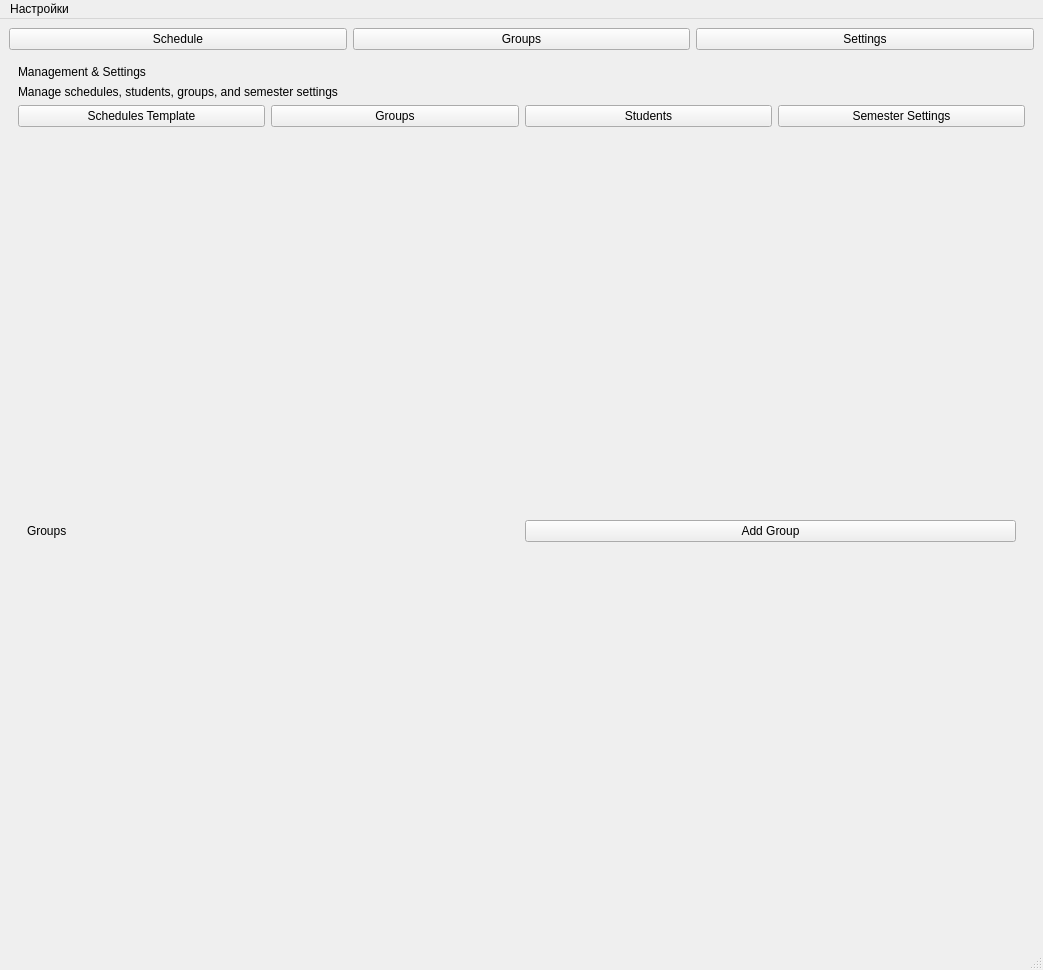
<?xml version="1.0" encoding="UTF-8"?>
<ui version="4.0">
 <class>MainWindow</class>
 <widget class="QMainWindow" name="MainWindow">
  <property name="geometry">
   <rect>
    <x>0</x>
    <y>0</y>
    <width>1043</width>
    <height>970</height>
   </rect>
  </property>
  <property name="windowTitle">
   <string>MainWindow</string>
  </property>
  <widget class="QWidget" name="sourceWidget">
   <layout class="QVBoxLayout" name="verticalLayout_2">
    <item>
     <layout class="QVBoxLayout" name="mainLayout">
      <item>
       <layout class="QHBoxLayout" name="mainButtons">
        <item>
         <widget class="QPushButton" name="mainButtonSchedule">
          <property name="text">
           <string>Schedule</string>
          </property>
         </widget>
        </item>
        <item>
         <widget class="QPushButton" name="mainButtonGroups">
          <property name="text">
           <string>Groups</string>
          </property>
         </widget>
        </item>
        <item>
         <widget class="QPushButton" name="mainButtonSettings">
          <property name="text">
           <string>Settings</string>
          </property>
         </widget>
        </item>
       </layout>
      </item>
      <item>
       <widget class="QStackedWidget" name="mainWidget">
        <property name="currentIndex">
         <number>2</number>
        </property>
        <widget class="QWidget" name="pageSchedule">
         <layout class="QVBoxLayout" name="verticalLayout_3">
          <item>
           <layout class="QVBoxLayout" name="mainSchedule">
            <item>
             <layout class="QHBoxLayout" name="scheduleDate">
              <item>
               <layout class="QHBoxLayout" name="scheduleDateButton">
                <item>
                 <widget class="QPushButton" name="scheduleDateButtonLeft">
                  <property name="text">
                   <string>&lt;</string>
                  </property>
                 </widget>
                </item>
                <item>
                 <widget class="QPushButton" name="scheduleDateButtonToday">
                  <property name="text">
                   <string>Today</string>
                  </property>
                 </widget>
                </item>
                <item>
                 <widget class="QPushButton" name="scheduleDateButtonRight">
                  <property name="text">
                   <string>&gt;</string>
                  </property>
                 </widget>
                </item>
               </layout>
              </item>
              <item>
               <layout class="QHBoxLayout" name="scheduleDateLabels">
                <item>
                 <layout class="QVBoxLayout" name="scheduleDateLabelsDate">
                  <item>
                   <widget class="QLabel" name="scheduleDateLabelsDateLabelWeek">
                    <property name="text">
                     <string>Week</string>
                    </property>
                   </widget>
                  </item>
                  <item>
                   <widget class="QLabel" name="scheduleDateLabelsDateLabelDate">
                    <property name="text">
                     <string>xx/xx/xxxx - xx/xx/xxxx.</string>
                    </property>
                   </widget>
                  </item>
                 </layout>
                </item>
                <item>
                 <layout class="QVBoxLayout" name="scheduleDateLabelsOddity">
                  <item>
                   <widget class="QLabel" name="scheduleDateLabelsOddityLabel">
                    <property name="text">
                     <string>Odd? Week</string>
                    </property>
                   </widget>
                  </item>
                 </layout>
                </item>
               </layout>
              </item>
             </layout>
            </item>
            <item>
             <layout class="QVBoxLayout" name="scheduleLessons">
              <item>
               <layout class="QGridLayout" name="scheduleLessonsLesson">
                <item row="0" column="5">
                 <widget class="QLabel" name="scheduleLessonsLessonMonday">
                  <property name="text">
                   <string>Friday</string>
                  </property>
                 </widget>
                </item>
                <item row="0" column="4">
                 <widget class="QLabel" name="scheduleLessonLabelThursday">
                  <property name="text">
                   <string>Thursday</string>
                  </property>
                 </widget>
                </item>
                <item row="0" column="7">
                 <widget class="QLabel" name="scheduleLessonLabelSunday">
                  <property name="text">
                   <string>Sunday</string>
                  </property>
                 </widget>
                </item>
                <item row="0" column="1">
                 <widget class="QLabel" name="scheduleLessonLabelMonday">
                  <property name="text">
                   <string>Monday</string>
                  </property>
                 </widget>
                </item>
                <item row="0" column="2">
                 <widget class="QLabel" name="scheduleLessonLabelTuesday">
                  <property name="text">
                   <string>Tuesday</string>
                  </property>
                 </widget>
                </item>
                <item row="0" column="6">
                 <widget class="QLabel" name="scheduleLessonLabelSaturday">
                  <property name="text">
                   <string>Saturday</string>
                  </property>
                 </widget>
                </item>
                <item row="0" column="3">
                 <widget class="QLabel" name="scheduleLessonLabelWednessday">
                  <property name="text">
                   <string>Wednessday</string>
                  </property>
                 </widget>
                </item>
               </layout>
              </item>
             </layout>
            </item>
           </layout>
          </item>
         </layout>
        </widget>
        <widget class="QWidget" name="pageGroups">
         <layout class="QVBoxLayout" name="verticalLayout_11">
          <item>
           <layout class="QVBoxLayout" name="mainGroups">
            <item>
             <layout class="QVBoxLayout" name="groupsTips">
              <item>
               <widget class="QLabel" name="groupsTip1">
                <property name="text">
                 <string>All Groups</string>
                </property>
               </widget>
              </item>
              <item>
               <widget class="QLabel" name="groupsTip2">
                <property name="text">
                 <string>Click on a group to view detailed information</string>
                </property>
               </widget>
              </item>
             </layout>
            </item>
            <item>
             <layout class="QFormLayout" name="groupsFreeSpace"/>
            </item>
           </layout>
          </item>
         </layout>
        </widget>
        <widget class="QWidget" name="pageSettings">
         <layout class="QVBoxLayout" name="verticalLayout_12">
          <item>
           <layout class="QVBoxLayout" name="mainSettings">
            <item>
             <layout class="QVBoxLayout" name="settingsCurrent">
              <item>
               <widget class="QLabel" name="settingsCurrentLabelTip1">
                <property name="text">
                 <string>Management &amp; Settings</string>
                </property>
               </widget>
              </item>
              <item>
               <widget class="QLabel" name="settingsCurrentLabelTip2">
                <property name="text">
                 <string>Manage schedules, students, groups, and semester settings</string>
                </property>
               </widget>
              </item>
             </layout>
            </item>
           </layout>
          </item>
          <item>
           <layout class="QVBoxLayout" name="settingsAlternative">
            <item>
             <layout class="QHBoxLayout" name="settingsAlternativeAction">
              <item>
               <widget class="QPushButton" name="settingsAlternativeButtonSchedule">
                <property name="text">
                 <string>Schedules Template</string>
                </property>
               </widget>
              </item>
              <item>
               <widget class="QPushButton" name="settingsAlternativeButtonGroups">
                <property name="text">
                 <string>Groups</string>
                </property>
               </widget>
              </item>
              <item>
               <widget class="QPushButton" name="settingsAlternativeButtonStudents">
                <property name="text">
                 <string>Students</string>
                </property>
               </widget>
              </item>
              <item>
               <widget class="QPushButton" name="settingsAlternativeButtonSemester">
                <property name="text">
                 <string>Semester Settings</string>
                </property>
               </widget>
              </item>
             </layout>
            </item>
            <item>
             <widget class="QStackedWidget" name="settingsWidget">
              <property name="currentIndex">
               <number>1</number>
              </property>
              <widget class="QWidget" name="pageSettingsSchedule">
               <layout class="QVBoxLayout" name="verticalLayout_15">
                <item>
                 <layout class="QVBoxLayout" name="settingsScheduleMain">
                  <item>
                   <layout class="QHBoxLayout" name="settingsScheduleChange">
                    <item>
                     <layout class="QVBoxLayout" name="settingsScheduleChangeTip">
                      <item>
                       <widget class="QLabel" name="settingsScheduleChangeLabelTip1">
                        <property name="text">
                         <string>Schedule Templates</string>
                        </property>
                       </widget>
                      </item>
                     </layout>
                    </item>
                    <item>
                     <layout class="QVBoxLayout" name="settingsScheduleChangeAction">
                      <item>
                       <widget class="QPushButton" name="settingsScheduleChangeActionButton">
                        <property name="text">
                         <string>Add Schedule Template</string>
                        </property>
                       </widget>
                      </item>
                     </layout>
                    </item>
                   </layout>
                  </item>
                  <item>
                   <layout class="QFormLayout" name="settingsScheduleFreeSpace"/>
                  </item>
                 </layout>
                </item>
               </layout>
              </widget>
              <widget class="QWidget" name="pageSettingsGroups">
               <layout class="QVBoxLayout" name="verticalLayout_19">
                <item>
                 <layout class="QVBoxLayout" name="settingsGroupsMain">
                  <item>
                   <layout class="QHBoxLayout" name="settingsGroupsChange">
                    <item>
                     <layout class="QVBoxLayout" name="settingsGroupsChangeTip">
                      <item>
                       <widget class="QLabel" name="settingsGroupsChangeLabelTip1">
                        <property name="text">
                         <string>Groups</string>
                        </property>
                       </widget>
                      </item>
                     </layout>
                    </item>
                    <item>
                     <layout class="QVBoxLayout" name="settingsGroupsChangeAction">
                      <item>
                       <widget class="QPushButton" name="settingsGroupsChangeActionButton">
                        <property name="text">
                         <string>Add Group</string>
                        </property>
                       </widget>
                      </item>
                     </layout>
                    </item>
                   </layout>
                  </item>
                  <item>
                   <layout class="QHBoxLayout" name="settingsGroupsFreeSpace"/>
                  </item>
                 </layout>
                </item>
               </layout>
              </widget>
              <widget class="QWidget" name="pageSettingsStudents">
               <layout class="QVBoxLayout" name="verticalLayout_23">
                <item>
                 <layout class="QVBoxLayout" name="settingsStudentsMain">
                  <item>
                   <layout class="QHBoxLayout" name="settingsStudentsChange">
                    <item>
                     <layout class="QVBoxLayout" name="settingsStudentsChangeTip">
                      <item>
                       <widget class="QLabel" name="settingsStudentsChangeLabelTip1">
                        <property name="text">
                         <string>Students</string>
                        </property>
                       </widget>
                      </item>
                     </layout>
                    </item>
                    <item>
                     <layout class="QHBoxLayout" name="settingsStudentsChangeChoose">
                      <item>
                       <widget class="QPushButton" name="settingsStudentsChangeChooseButton">
                        <property name="text">
                         <string>All Groups</string>
                        </property>
                       </widget>
                      </item>
                     </layout>
                    </item>
                    <item>
                     <layout class="QVBoxLayout" name="settingsStudentsChangeAction">
                      <item>
                       <widget class="QPushButton" name="settingsStudentsChangeActionButton">
                        <property name="text">
                         <string>Add Student</string>
                        </property>
                       </widget>
                      </item>
                     </layout>
                    </item>
                   </layout>
                  </item>
                  <item>
                   <layout class="QHBoxLayout" name="settingsStudentsFreeSpace"/>
                  </item>
                 </layout>
                </item>
               </layout>
              </widget>
              <widget class="QWidget" name="pageSettingsSemester">
               <layout class="QVBoxLayout" name="verticalLayout_27">
                <item>
                 <layout class="QVBoxLayout" name="SettingsSemesterMain" stretch="1,5,1">
                  <item>
                   <layout class="QVBoxLayout" name="settingsSemesterTip1">
                    <item>
                     <widget class="QLabel" name="settingsSemesterTip1Label">
                      <property name="text">
                       <string>Semester Settings</string>
                      </property>
                     </widget>
                    </item>
                   </layout>
                  </item>
                  <item>
                   <layout class="QVBoxLayout" name="settingsSemesterAction" stretch="2,2,1">
                    <item>
                     <layout class="QVBoxLayout" name="settingsSemesterActionDate" stretch="1,1,1">
                      <item>
                       <widget class="QLabel" name="settingsSemesterActionDateLabelTip1">
                        <property name="text">
                         <string>Semester Start Date (First Monday)</string>
                        </property>
                       </widget>
                      </item>
                      <item>
                       <widget class="QTextEdit" name="settingsSemesterActionDateTextBox"/>
                      </item>
                      <item>
                       <widget class="QLabel" name="settingsSemesterActionDateLabelTip2">
                        <property name="text">
                         <string>Select the first Monday of the semester. This will be Week 1.</string>
                        </property>
                       </widget>
                      </item>
                     </layout>
                    </item>
                    <item>
                     <layout class="QVBoxLayout" name="settingsSemesterActionWeek" stretch="1,1,1">
                      <item>
                       <widget class="QLabel" name="settingsSemesterActionLabelTip1">
                        <property name="text">
                         <string>Total Weeks in Semester</string>
                        </property>
                       </widget>
                      </item>
                      <item>
                       <widget class="QTextEdit" name="settingsSemesterActionTextBox"/>
                      </item>
                      <item>
                       <widget class="QLabel" name="settingsSemesterActionLabelTip2">
                        <property name="text">
                         <string>Default is 17 weeks. The schedule will only show weeks within this range.</string>
                        </property>
                       </widget>
                      </item>
                     </layout>
                    </item>
                    <item>
                     <layout class="QVBoxLayout" name="settingsSemesterActionSave">
                      <item>
                       <widget class="QPushButton" name="settingsSemesterActionSaveButton">
                        <property name="text">
                         <string>Save settings</string>
                        </property>
                       </widget>
                      </item>
                     </layout>
                    </item>
                   </layout>
                  </item>
                  <item>
                   <layout class="QVBoxLayout" name="settingsSemesterTip2">
                    <item>
                     <widget class="QLabel" name="settingsSemesterTip2Label">
                      <property name="text">
                       <string>Current Semester Information

Start Date: Monday, February 2, 2026

End Date: Sunday, May 31, 2026

Total Weeks: 17</string>
                      </property>
                     </widget>
                    </item>
                   </layout>
                  </item>
                 </layout>
                </item>
               </layout>
              </widget>
             </widget>
            </item>
           </layout>
          </item>
         </layout>
        </widget>
       </widget>
      </item>
     </layout>
    </item>
   </layout>
  </widget>
  <widget class="QMenuBar" name="menubar">
   <property name="geometry">
    <rect>
     <x>0</x>
     <y>0</y>
     <width>1043</width>
     <height>33</height>
    </rect>
   </property>
   <widget class="QMenu" name="menu">
    <property name="title">
     <string>Настройки</string>
    </property>
    <addaction name="action"/>
    <addaction name="separator"/>
    <addaction name="action_3"/>
    <addaction name="action_4"/>
    <addaction name="action_5"/>
    <addaction name="action_6"/>
   </widget>
   <addaction name="menu"/>
  </widget>
  <widget class="QStatusBar" name="statusbar"/>
  <action name="action">
   <property name="text">
    <string>Импорт</string>
   </property>
  </action>
  <action name="action_3">
   <property name="text">
    <string>Экспорт</string>
   </property>
  </action>
  <action name="action_4">
   <property name="text">
    <string>Сохранить</string>
   </property>
  </action>
  <action name="action_5">
   <property name="text">
    <string>Резюмировать</string>
   </property>
  </action>
  <action name="action_6">
   <property name="text">
    <string>Ничего</string>
   </property>
  </action>
 </widget>
 <resources/>
 <connections/>
</ui>
